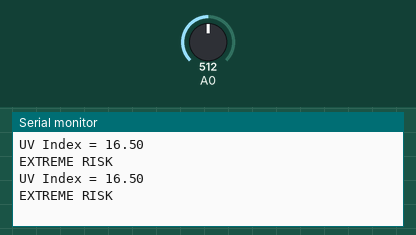
Simulated run of this sketch. Board: Arduino Uno, built with avr-gcc and run on an emulated ATmega328P. On the bench: the last lines printed to the serial monitor. The test bench sets the inputs (shaded band); at power-on: A0 = 512.

Above: at 3.8 s.
3.9 s: A0 set to 328
At 7.2 s:
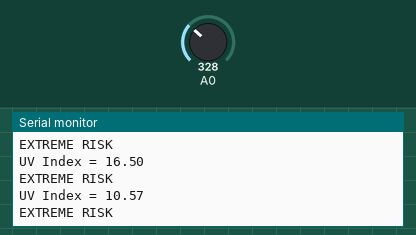
7.8 s: A0 set to 296
At 9.5 s:
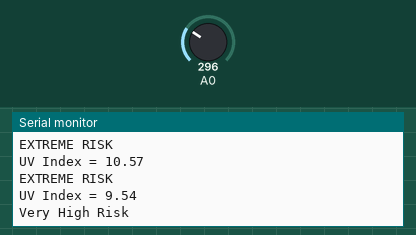
13.5 s: A0 set to 234
At 16.5 s:
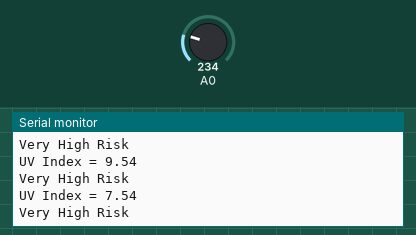
17.4 s: A0 set to 208
At 18.8 s:
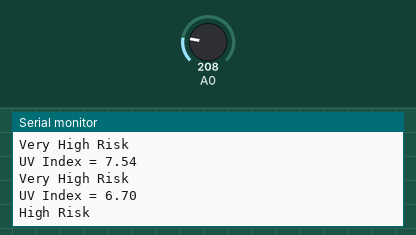
28.5 s: A0 set to 68
At 30.4 s:
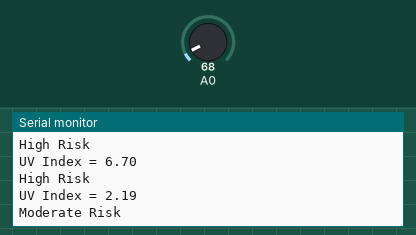
32.4 s: A0 set to 55
At 34.0 s:
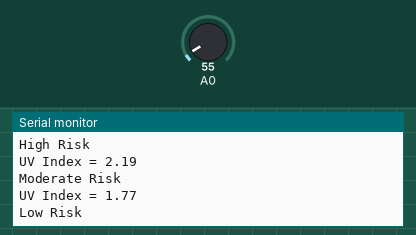
Timing chart, 0 to 35.5 s (numbered marks = the images above; inputs shaded):
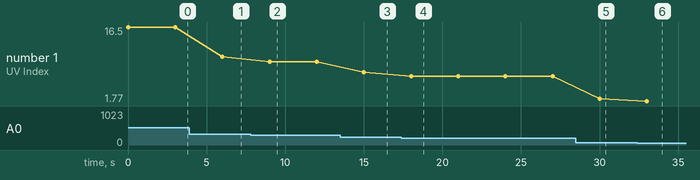

Measured:
- the behaviour switches between 311 and 310 on A0 (found by bisection; images 1 and 2)
- the behaviour switches between 218 and 217 on A0 (found by bisection; images 3 and 4)
- the behaviour switches between 63 and 62 on A0 (found by bisection; images 5 and 6)
- after the input at 3.9 s, the serial monitor: prints a new line after 2.1 s (image 1)
- after the input at 7.8 s, the serial monitor: prints a new line after 1.2 s (image 2)
- after the input at 13.5 s, the serial monitor: prints a new line after 1.5 s (image 3)
- after the input at 17.4 s, the serial monitor: prints a new line after 0.61 s (image 4)
- after the input at 28.5 s, the serial monitor: prints a new line after 1.5 s (image 5)
- after the input at 32.4 s, the serial monitor: prints a new line after 0.61 s (image 6)

The sketch:

uv_basic.ino
```cpp
void setup()
{
  Serial.begin(9600);
}

void loop()
{
  float sensorVoltage;
  float sensorValue;
  float uvLevel;

  sensorValue = analogRead(A0);
  sensorVoltage = sensorValue/1024*3.3;
  uvLevel = sensorVoltage/0.1;

  Serial.print("UV Index = ");
  Serial.print(uvLevel);
  Serial.println();
  if (uvLevel <= 2 ){
    Serial.print("Low Risk");
  }
  else if (uvLevel <= 5){
    Serial.print("Moderate Risk");
  }
  else if (uvLevel <= 7){
    Serial.print("High Risk");
  }
  else if (uvLevel <= 10){
    Serial.print("Very High Risk");
  }
  else if (uvLevel > 10){
    Serial.print("EXTREME RISK");
  }
  Serial.println();
  delay(3000);
}
```
